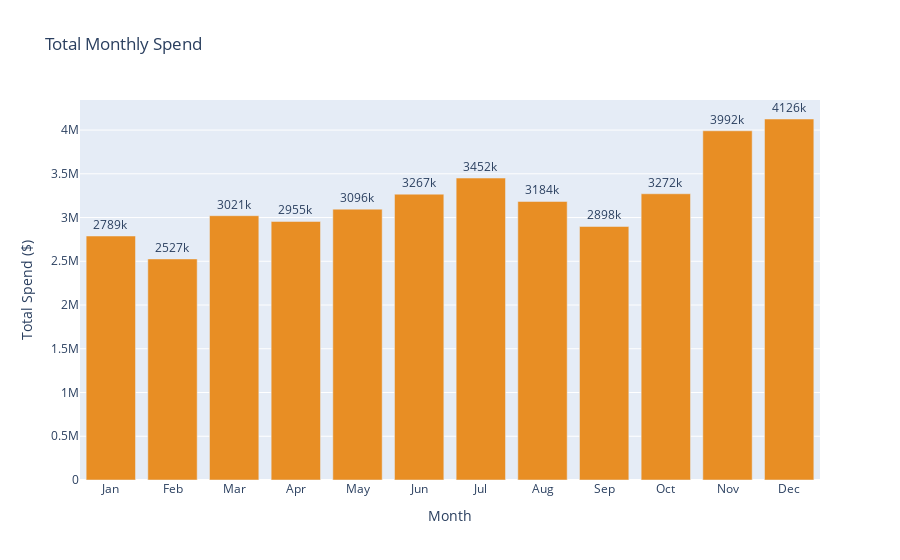

Notebook cell for this chart:
### Code cell
plot_total_spend_monthly(end_year, start_year)

### Figure 1 — Plotly figure (JSON) as saved in the notebook; plotly's stock layout.template omitted (floating-point values rounded to 4 significant figures)
{"data": [{"alignmentgroup": "True", "hovertemplate": "<b>%{x}<br></b>Value: %{y:,.3f}<extra></extra>", "legendgroup": "", "marker": {"color": "#E88E24", "pattern": {"shape": ""}}, "name": "", "offsetgroup": "", "orientation": "v", "showlegend": false, "text": ["2789k", "2527k", "3021k", "2955k", "3096k", "3267k", "3452k", "3184k", "2898k", "3272k", "3992k", "4126k"], "textposition": "outside", "type": "bar", "x": ["Jan", "Feb", "Mar", "Apr", "May", "Jun", "Jul", "Aug", "Sep", "Oct", "Nov", "Dec"], "xaxis": "x", "y": [2789000.0, 2527000.0, 3021000.0, 2955000.0, 3096000.0, 3267000.0, 3452000.0, 3184000.0, 2898000.0, 3272000.0, 3992000.0, 4126000.0], "yaxis": "y"}], "layout": {"barmode": "relative", "legend": {"tracegroupgap": 0}, "title": {"text": "Total Monthly Spend"}, "xaxis": {"anchor": "y", "domain": [0, 1], "title": {"text": "Month"}}, "yaxis": {"anchor": "x", "domain": [0, 1], "title": {"text": "Total Spend ($)"}}}}
